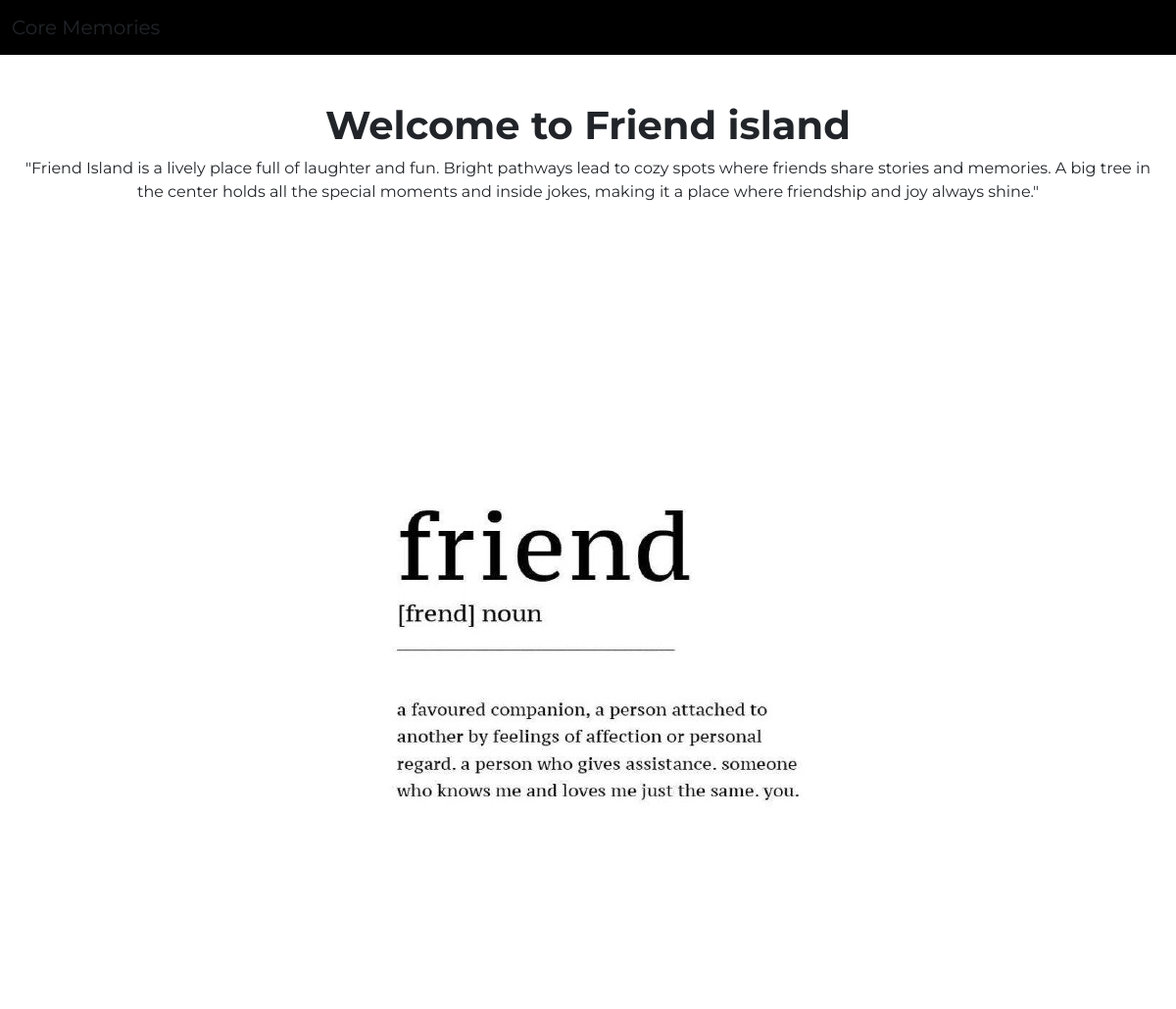
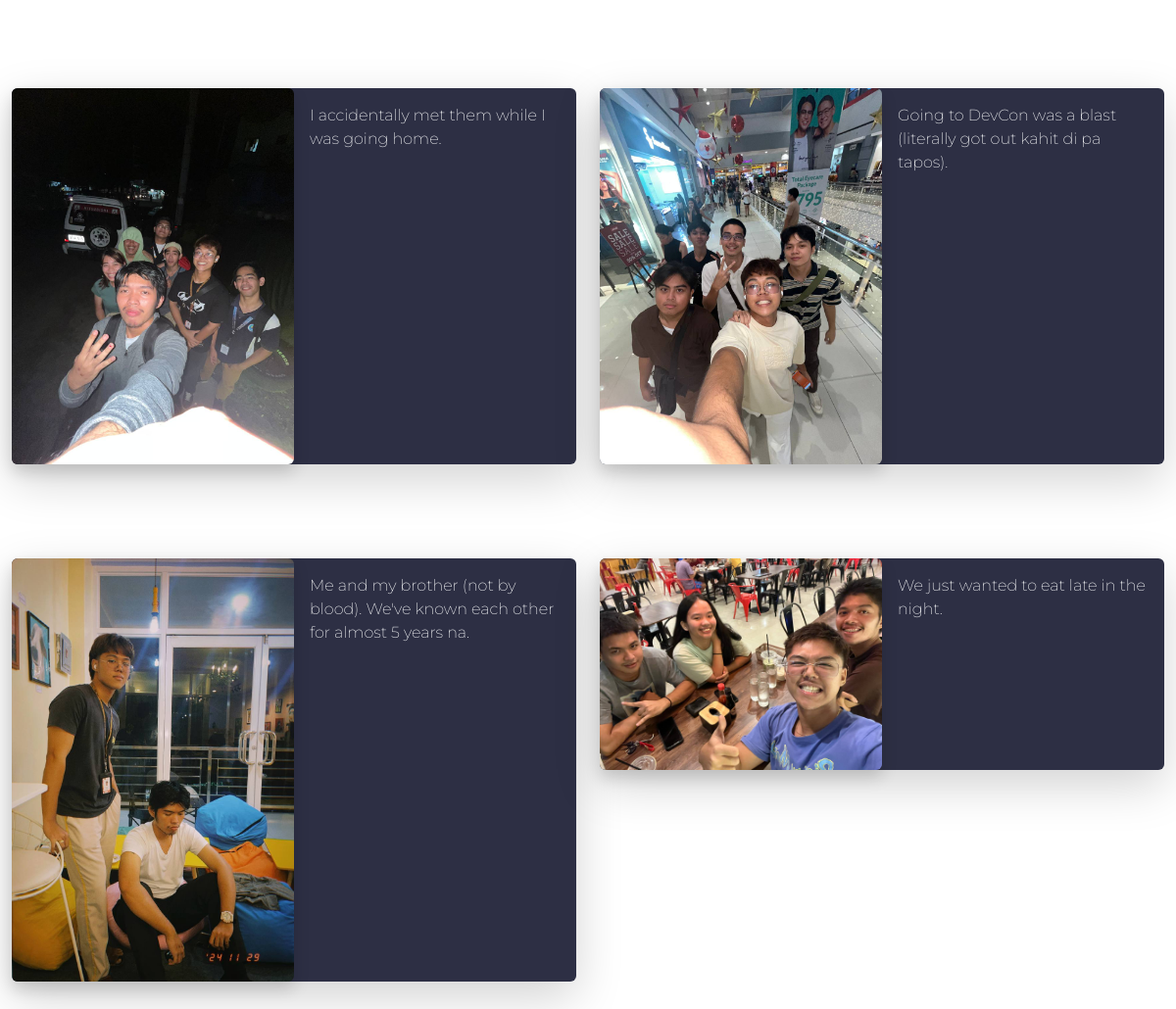
The page /A08/view.php?id=2 on the database its author committed (2 pictures, top to bottom).
### tables this page shows
CREATE TABLE `islandsofpersonality` (
  `islandOfPersonalityID` int(4) NOT NULL,
  `name` varchar(40) NOT NULL,
  `shortDescription` varchar(300) DEFAULT NULL,
  `longDescription` varchar(900) DEFAULT NULL,
  `color` varchar(10) DEFAULT NULL,
  `image` varchar(50) DEFAULT NULL,
  `status` varchar(10) DEFAULT NULL
);

CREATE TABLE `islandcontents` (
  `islandContentID` int(4) NOT NULL,
  `islandOfPersonalityID` int(4) NOT NULL,
  `image` varchar(50) DEFAULT NULL,
  `content` varchar(300) NOT NULL,
  `color` varchar(10) DEFAULT NULL
);

### A08/connect.php (called while the page is built, shortened)
<?php
function executeQuery($query)
{
	$conn = $GLOBALS['conn'];
	return mysqli_query($conn, $query);
}
?>

### A08/class.php (called while the page is built, shortened)
<?php
class island {
    public function __construct($id, $name, $shortDescription, $image) {
        $this->name = $name;
        $this->shortDescription = $shortDescription;
        $this->image = $image;
    }
}
class islandContent
{
    public function __construct($image, $islandOfPersonalityID, $content)
    {
        $this->image = $image;
        $this->content = $content;
    }
}
?>

### A08/view.php (the view, shortened to what this page needs)
<?php
include('connect.php');
include('class.php');
$islandID = $_GET['id'] ?? null;
$selectedIsland = null;
$contentArray = [];
if ($islandID) {
    $islandQuery = "SELECT * FROM islandsofpersonality WHERE islandOfPersonalityID = '$islandID'";
    $islandResult = executeQuery($islandQuery);
    if ($islandRow = mysqli_fetch_assoc($islandResult)) {
        $selectedIsland = new island(
            $islandRow['islandOfPersonalityID'],
            $islandRow['name'],
            $islandRow['shortDescription'],
            $islandRow['image']
        );
    }
    $islandContentQuery = "SELECT * FROM islandcontents WHERE islandOfPersonalityID = '$islandID'";
    $islandContentResult = executeQuery($islandContentQuery);
    while ($islandContentRow = mysqli_fetch_assoc($islandContentResult)) {
        $ic = new islandContent(
            $islandContentRow['image'],
            $islandContentRow['islandOfPersonalityID'],
            $islandContentRow['content']
        );
        array_push($contentArray, $ic);
    }
}
?>
<!DOCTYPE html>
<html lang="en">
<head>
    <link rel="stylesheet" href="https://cdnjs.cloudflare.com/ajax/libs/font-awesome/6.0.0-beta3/css/all.min.css">
    <link rel="stylesheet" href="https://cdn.jsdelivr.net/npm/bootstrap@5.3.3/dist/css/bootstrap.min.css">
    <link rel="stylesheet" href="viewstyle.css">
</head>
<body>
    <nav class="navbar navbar-expand-lg">
        <div class="container-fluid">
            <a class="navbar-brand text-dark" href="index.php">Core Memories</a>
        </div>
    </nav>
    <div class="container-fluid my-5">
        <?php if ($selectedIsland) { ?>
            <div class="text-center mb-5">
                <h1 class="text-dark"><b>Welcome to <?php echo $selectedIsland->name; ?></b></h1>
                <p class="text-dark"><b>"<?php echo $selectedIsland->shortDescription; ?>"</b></p>
                <img src="imgs/<?php echo $selectedIsland->image; ?>" class="img-fluid rounded"
                    alt="<?php echo $selectedIsland->name; ?>">
            </div>
        <?php } ?>
    </div>
    <div class="container-fluid">
    <div class="row">
        <?php if (!empty($contentArray)) { ?>
            <?php foreach ($contentArray as $contentItem) { ?>
                <div class="col-12 col-md-6">
                    <div class="card my-5 shadow-lg" style="background-color: #2D2F44;">
                        <div class="row g-0">
                            <div class="col-12 col-md-6">
                                <img src="imgs/<?php echo $contentItem->image; ?>" alt="Image for Content"
                                    class="img-fluid rounded shadow">
                            </div>
                            <div class="col-12 col-md-6">
                                <div class="card-body text-light">
                                    <p class="card-text"><?php echo $contentItem->content; ?></p>
                                </div>
                            </div>
                        </div>
                    </div>
                </div>
            <?php } ?>
        <?php } else { ?>
            <div class="col-12 text-center">
                <p class="text-muted">No content available at the moment. Please check back later.</p>
            </div>
        <?php } ?>
    </div>
</div>
</body>
</html>

### A08/viewstyle.css (style rules this page uses)
body { background-size: cover; background-position: center; background-attachment: fixed; margin: 0; font-family: "Montserrat", sans-serif; font-weight: 200; }
.navbar { background-color: #000000; font-family: "Montserrat", sans-serif; font-weight: bolder; }
.card { background-color: transparent; border: none; transition: transform 0.3s ease; }

### rows shown on the page
islandsofpersonality: name "Friend island", shortDescription "Friend Island is a lively place full of laughter and fun. Bright pathways lead to cozy spots where friends share stories and memories. A big tree in the center holds all the special moments and inside jokes, making it a place where friendship and joy always shine.", image (picture)
islandcontents: image (picture), content "I accidentally met them while I was going home."
islandcontents: image (picture), content "Going to DevCon was a blast (literally got out kahit di pa tapos)."
islandcontents: image (picture), content "Me and my brother (not by blood). We've known each other for almost 5 years na."
islandcontents: image (picture), content "We just wanted to eat late in the night."
